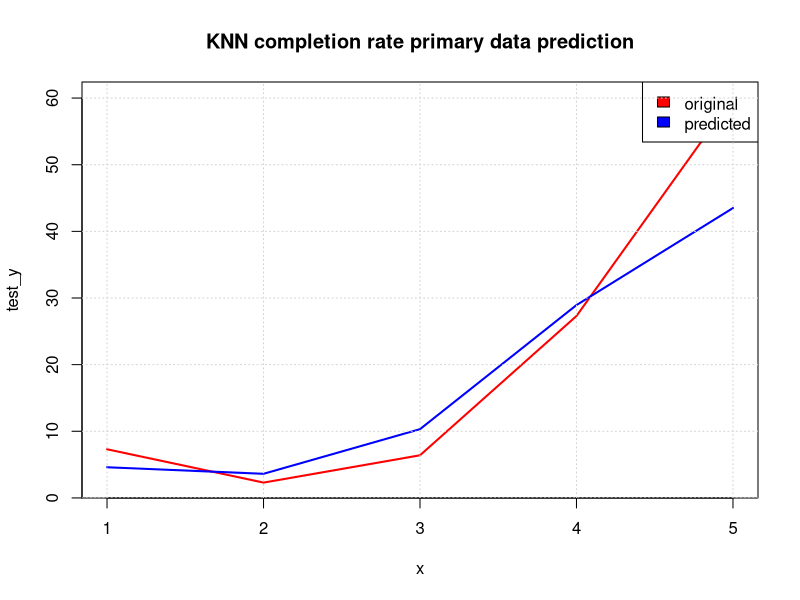

The R source for this figure:
library(psych)
library(caret)
library(dplyr)
library(car)
library(Metrics)

num=read.csv("Numeracy.csv")
dt4=subset(num,select = c(reg,develop,cat,
                          Total.Point.estimate,Children.without.functional.difficulties.Point.estimate,
                          Children.with.functional.difficulties.Point.estimate,Time.period))
str(dt4)

indexes = createDataPartition(dt4$Children.with.functional.difficulties.Point.estimate, 
                              p = .85, list = F)

set.seed(4)

train = dt4[indexes, ]
test = dt4[-indexes, ]

train_x = train[, -6]
train_x = scale(train_x)[,]
train_y = train[,6]

test_x = test[, -6]
test_x = scale(test[,-6])[,]
test_y = test[,6]

knnmodel = knnreg(train_x, train_y)
str(knnmodel)

pred_y = predict(knnmodel, data.frame(test_x))

print(data.frame(test_y, pred_y))

mse = mean((test_y - pred_y)^2)
mae = caret::MAE(test_y, pred_y)
rmse = caret::RMSE(test_y, pred_y)

cat("MSE: ", mse, "MAE: ", mae, " RMSE: ", rmse)
#MSE:  171.6978 MAE:  7.028  RMSE:  13.10335

x = 1:length(test_y)

plot(x, test_y, col = "red", type = "l", lwd=2,
     main = "KNN completion rate primary data prediction")
lines(x, pred_y, col = "blue", lwd=2)
legend("topright",  legend = c("original", "predicted"), 
       fill = c("red", "blue"), col = 2:3,  adj = c(0, 0.6))
grid()

cor(data.frame(test_y, pred_y))
#          test_y    pred_y
# test_y 1.0000000 0.9552475
# pred_y 0.9552475 1.0000000
